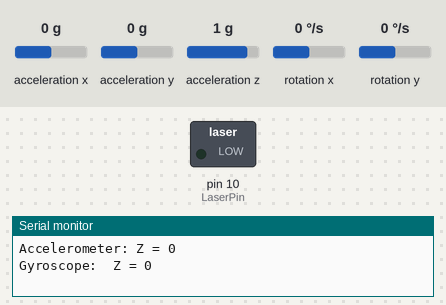
Recording of a sketch running on a simulated Arduino Uno, built with avr-gcc and run on an emulated ATmega328P. Parts: switched loads named in the sketch (green lamp = pin HIGH), the last lines printed to the serial monitor. Wiring (inferred from the names in the program): MPU-6050 motion sensor at I2C address 0x68. The test bench sets the inputs (shaded band); at power-on: acceleration x 0 g, acceleration y 0 g, acceleration z 1 g, rotation x 0 °/s, rotation y 0 °/s.

Above: at 4.3 s.
4.4 s: acceleration x set to 0.2 g
At 10.7 s:
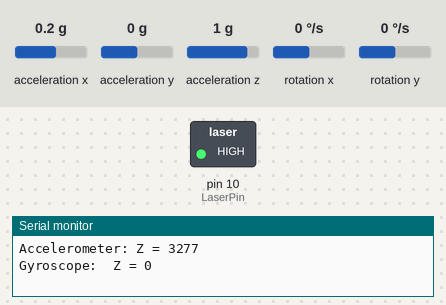
11.9 s: acceleration x set to -1.4 g
At 18.4 s:
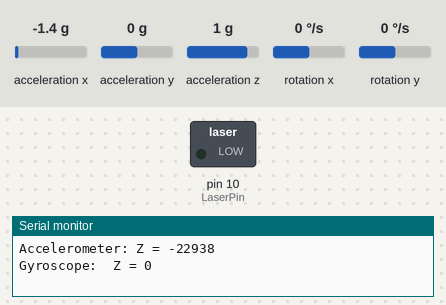
18.9 s: acceleration x set to 0.8 g
At 24.9 s:
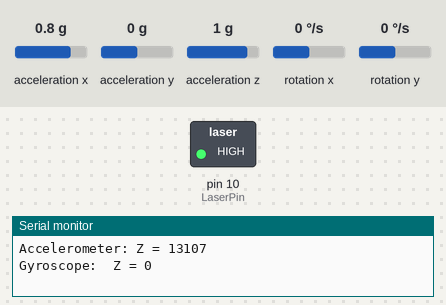
Timing chart, 0 to 26.4 s (numbered marks = the images above; inputs shaded):
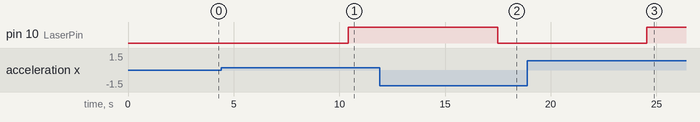

Measured:
- the behaviour switches between 0 and 0.1 g on acceleration x (found by bisection; images 0 and 1)
- after the input at 4.4 s, pin 10 (LaserPin): LOW → HIGH after 6.0 s
- after the input at 11.9 s, pin 10 (LaserPin): HIGH → LOW after 5.6 s
- after the input at 18.9 s, pin 10 (LaserPin): LOW → HIGH after 5.6 s

The sketch:

Ironman_Draft.ino
```cpp
#include<Wire.h> // This library allows you to communicate with I2C devices.
const int MPU=0x68; // I2C address of the MPU-6050. If AD0 pin is set to HIGH, the I2C address will be 0x69.
int16_t AcX,AcY,AcZ,Tmp,GyX,GyY,GyZ;// variables for accelerometer raw data
const int LaserPin = 10; // Laser Pin 10
int LaserOFF = 30; // Value for Laser OFF Straight Wrist
int LaserON = 1000; // Value for Laser ON Wrist Down

void setup()
{
  Wire.begin();
  Wire.beginTransmission(MPU);// Begins a transmission to the I2C slave (GY-521 board)
  Wire.write(0x6B); // PWR_MGMT_1 register
  Wire.write(0);    // set to zero (wakes up the MPU-6050)
  Wire.endTransmission(true);
  Serial.begin(9600);

  AcZ=Wire.read()<<8|Wire.read(); // reading registers: 0x3F (ACCEL_ZOUT_H) and 0x40 (ACCEL_ZOUT_L)
  GyZ=Wire.read()<<8|Wire.read();  // reading registers: 0x47 (GYRO_ZOUT_H) and 0x48 (GYRO_ZOUT_L)

  // print out data
  Serial.print("Accelerometer: ");
  Serial.print("Z = "); Serial.println(AcZ);

  Serial.print("Gyroscope: ");
  Serial.print(" Z = "); Serial.println(GyZ);
  Serial.println(" ");
  pinMode(LaserPin, OUTPUT); // Laser Ready
  digitalWrite(LaserPin, LOW); // Laser is off

}
void loop(){
  Wire.beginTransmission(MPU);
  Wire.write(0x3B);  // starting with register 0x3B (ACCEL_XOUT_H) [MPU-6000 and MPU-6050 Register Map and Descriptions Revision 4.2, p.40]
  Wire.endTransmission(false);// the parameter indicates that the Arduino will send a restart. As a result, the connection is kept active.
  Wire.requestFrom(MPU,12,true);  // request a total of 12 registers
  AcZ=Wire.read()<<8|Wire.read(); // reading registers: 0x3F (ACCEL_ZOUT_H) and 0x40 (ACCEL_ZOUT_L)
  GyZ=Wire.read()<<8|Wire.read();  // reading registers: 0x47 (GYRO_ZOUT_H) and 0x48 (GYRO_ZOUT_L)

  Serial.print("Accelerometer: ");
  Serial.print("Z = "); Serial.println(AcZ);

  Serial.print("Gyroscope: ");
  Serial.print(" Z = "); Serial.println(GyZ);
  Serial.println(" ");
  delay(3330);

  if (AcZ < LaserOFF){ // Laser is off Straight Wrist
  digitalWrite(10, LOW);
  delay(100);
  }

  if (AcZ > LaserON){ // Laser is on Wrist is down
  digitalWrite(10, HIGH);
  delay(100);
  }

   delay(100);
}
```
